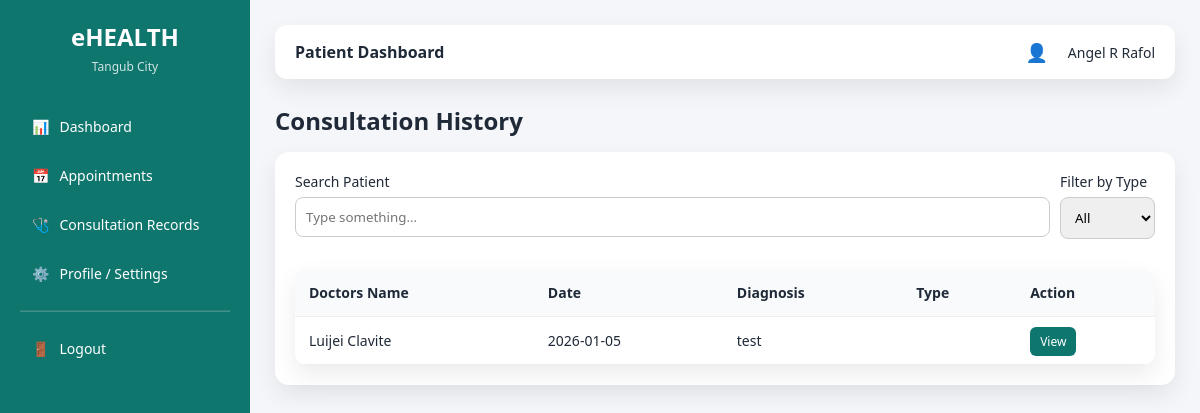
Before: /patient/consultations.php (signed in) with the older database file.
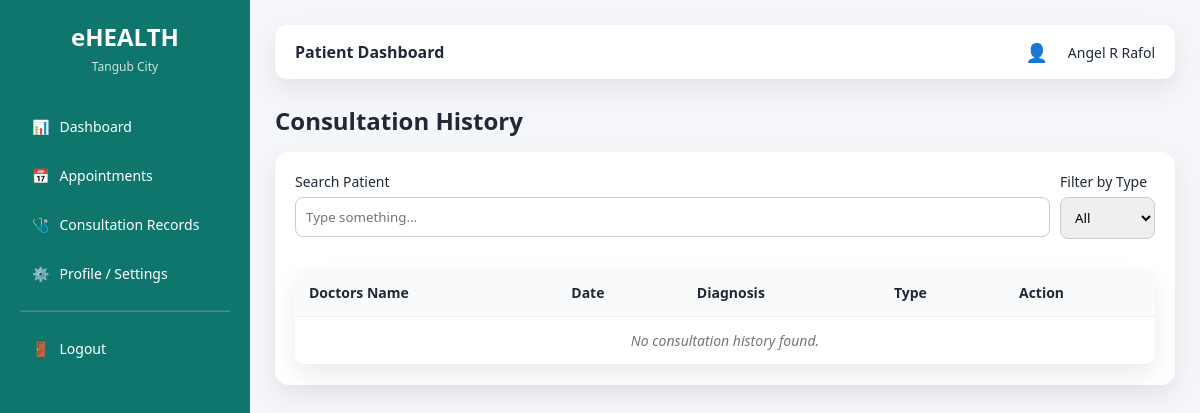
After: the same page with the newer database file.
### tables this page shows
CREATE TABLE `consultations` (
  `consultation_id` int(11) NOT NULL,
  `appointment_id` int(11) NOT NULL,
  `doctor_id` int(11) NOT NULL,
  `patient_id` int(11) NOT NULL,
  `symptoms` text DEFAULT NULL,
  `diagnosis` text DEFAULT NULL,
  `prescription` text DEFAULT NULL,
  `notes` text DEFAULT NULL,
  `created_at` timestamp NOT NULL DEFAULT current_timestamp()
);

CREATE TABLE `users` (
  `user_id` int(11) NOT NULL,
  `full_name` varchar(100) NOT NULL,
  `email` varchar(100) NOT NULL,
  `password` varchar(255) NOT NULL,
  `role` enum('admin','staff','doctor','patient') NOT NULL,
  `status` enum('active','inactive') DEFAULT 'active',
  `created_at` timestamp NOT NULL DEFAULT current_timestamp()
);

CREATE TABLE `appointments` (
  `appointment_id` int(11) NOT NULL,
  `patient_id` int(11) NOT NULL,
  `doctor_id` int(11) NOT NULL,
  `appointment_date` date NOT NULL,
  `appointment_time` varchar(20) NOT NULL,
  `type` varchar(255) NOT NULL,
  `reason` text DEFAULT NULL,
  `qr_code` int(11) NOT NULL DEFAULT 100000,
  `status` enum('Pending','Approved','Completed','Check-in','Cancelled') DEFAULT 'Pending',
  `created_at` timestamp NOT NULL DEFAULT current_timestamp()
);

### patient/consultations.php (the view, shortened to what this page needs)
<?php
require_once "../config/database.php";
$user_id = $_SESSION['user_id'];
$patient = mysqli_fetch_assoc(
    mysqli_query($conn, "SELECT patient_id FROM patients WHERE user_id = $user_id")
);
$patient_id = $patient['patient_id'] ?? 0;
$consultations = mysqli_query(
    $conn,
    "SELECT
        c.consultation_id,
        a.appointment_date,
        a.appointment_time,
        u.full_name AS patient_name,
        d.full_name AS doctor_name,
        a.type,
        c.diagnosis
     FROM consultations c
     JOIN appointments a ON c.appointment_id = a.appointment_id
     JOIN patients p ON a.patient_id = p.patient_id
     JOIN users u ON p.user_id = u.user_id
     JOIN users d ON a.doctor_id = d.user_id
     WHERE a.patient_id = $patient_id
     ORDER BY a.appointment_date DESC"
);
?>
<!DOCTYPE html>
<html>
<head>
    <link rel="stylesheet" href="../assets/css/ui.css">
</head>
<body>
<div class="layout">
    <?php require_once "../layouts/sidebar.php"; ?>
     <main class="main">
        <?php require_once "../layouts/topbar.php"; ?>
        <h2 style="margin-bottom:15px;">Consultation History</h2>
        <div class="card">
        <div style="display: flex; justify-content: space-between; margin-bottom: 15px;">
            <div class="form-group" style="flex: 1; margin-right: 10px;">
                <label>Search Patient</label>
                <input type="text" id="searchInput" placeholder="Type something..." />
            </div>
            <div class="form-group">
                <label>Filter by Type</label>
                <select id="typeFilter">
                    <option value="all">All</option>
                </select>
            </div>
        </div>
        <table id="consultationTable">
            <thead>
                <tr>
                    <th>Doctors Name</th>
                    <th>Date</th>
                    <th>Diagnosis</th>
                    <th>Type</th>
                    <th>Action</th>
                </tr>
            </thead>
            <tbody>
            <?php if (mysqli_num_rows($consultations) > 0): ?>
                <?php while ($row = mysqli_fetch_assoc($consultations)): ?>
                    <tr>
                        <td class="doctor"><?= htmlspecialchars($row['doctor_name']) ?></td>
                        <td><?= $row['appointment_date'] ?></td>
                        <td><?= htmlspecialchars($row['diagnosis']) ?></td>
                        <td><?= strtoupper($row['type']) ?></td>
                        <td>
                            <a href="consultation_view.php?id=<?= $row['consultation_id'] ?>"
                            class="btn-sm">View</a>
                        </td>
                    </tr>
                <?php endwhile; ?>
            <?php else: ?>
                <tr class="no-data-row">
                    <td colspan="5" class="no-data">No consultation history found.</td>
                </tr>
            <?php endif; ?>
            </tbody>
        </table>
        </div>
    </main>
</div>
</body>
</html>

Changed rows visible on the page:
removed consultations: users.full_name "Luijei Clavite", appointment.appointment_date "2026-01-05", diagnosis "test"
Other visible differences:
text now shown: "No consultation history found."
